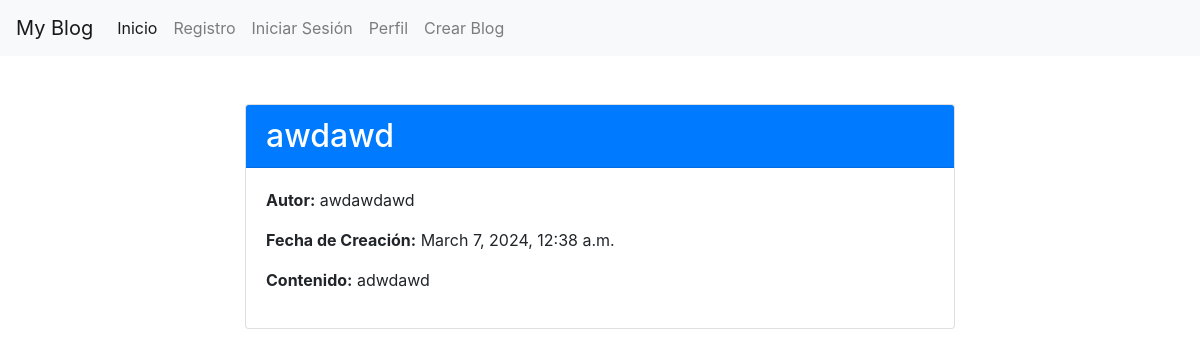
Screenshot of /blogs/13/ with the database file from the repository.
### blog/models.py (models this page shows, shortened)
class Blog(models.Model):
    title = models.CharField(max_length=255)
    content = models.TextField()
    author = models.ForeignKey(User, on_delete=models.CASCADE)
    created_at = models.DateTimeField(auto_now_add=True)
    updated_at = models.DateTimeField(auto_now=True)

### blog/views.py (the view, shortened to what this page needs)
# urls.py: path('blogs/<int:pk>/', BlogDetailView.as_view(), name='blog_detail'),
class BlogDetailView(DetailView):
    model = Blog
    template_name = 'blog/blog_detail.html'
    context_object_name = 'blog'
    def get(self, request, *args, **kwargs):
        blog = self.get_object()
        edit_form = BlogForm(instance=blog)
        return render(request, self.template_name, {'blog': blog, 'edit_form': edit_form})

### blog/templates/blog/blog_detail.html
{% extends 'base.html' %}
{% load bootstrap4 %}
{% block content %}
  <div class="container mt-5">
    <div class="row justify-content-center">
      <div class="col-md-8">
        <div class="card">
          <div class="card-header bg-primary text-white">
            <h2 class="mb-0">{{ blog.title }}</h2>
          </div>
          <div class="card-body">
            <p><strong>Autor:</strong> {{ blog.author.username }}</p>
            <p><strong>Fecha de Creación:</strong> {{ blog.created_at }}</p>
            <p><strong>Contenido:</strong> {{ blog.content }}</p>
          </div>
        </div>
      </div>
    </div>
  </div>
{% endblock %}

### rows the page displays
Blog: title "awdawd", author.username "awdawdawd", created_at "March 7, 2024, 12:38 a.m.", content "adwdawd"
